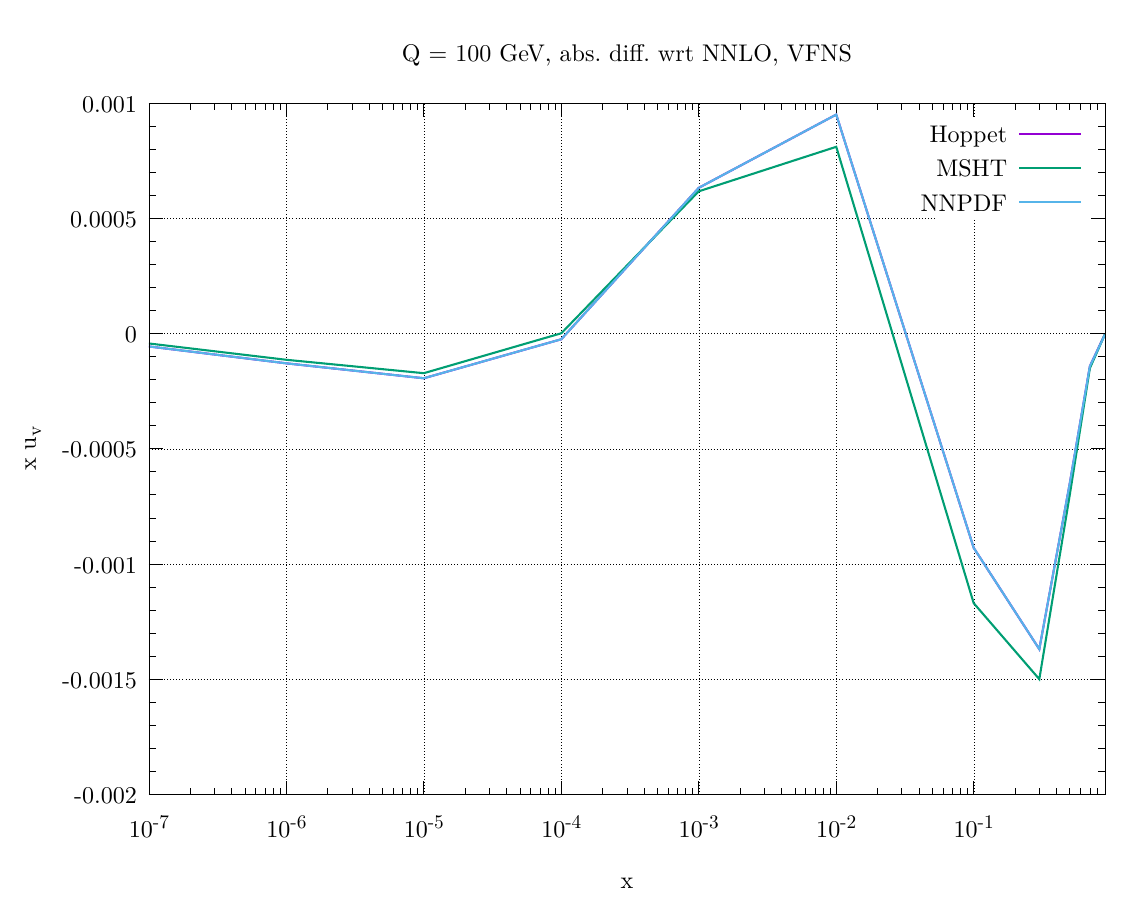

Generate this figure with gnuplot:
set terminal pdf enhanced font "Latin Modern Roman,26" size 29cm,23cm
set datafile fortran

set output 'nnpdf_vs_msht.pdf'
set macros

#linetype 1,  linecolor rgb "dark-violet"  linewidth 1.000 dashtype solid pointtype 1 pointsize default
#linetype 2,  linecolor rgb "#009e73"  linewidth 1.000 dashtype solid pointtype 2 pointsize default
#linetype 3,  linecolor rgb "#56b4e9"  linewidth 1.000 dashtype solid pointtype 3 pointsize default
#linetype 4,  linecolor rgb "#e69f00"  linewidth 1.000 dashtype solid pointtype 4 pointsize default
#linetype 5,  linecolor rgb "#f0e442"  linewidth 1.000 dashtype solid pointtype 5 pointsize default
#linetype 6,  linecolor rgb "#0072b2"  linewidth 1.000 dashtype solid pointtype 6 pointsize default
#linetype 7,  linecolor rgb "#e51e10"  linewidth 1.000 dashtype solid pointtype 7 pointsize default
#linetype 8,  linecolor rgb "black" 

nnpdf='n3lo-evolution-nnpdf.dat'
hoppet='n3lo-evolution-hoppet.dat'
msht='n3lo-evolution-msht.dat'
nnlo='nnlo-evolution-hoppet.dat'

all='<paste '.nnpdf.' '.msht.' '.hoppet.' '.nnlo

reset
set mxtics
set mytics
set grid
set log x
#set log y
set format x "10^{%T}"

set key top right

set title 'Q = 100 GeV, abs. diff. wrt NNLO, VFNS'
set ylabel 'x u_v'
set xlabel 'x'

plot all u 1:($20-$29) w l lw 3 title 'Hoppet',\
     all u 1:($11-$29) w l lw 3 title 'MSHT',\
     all u 1:($2-$29) w l lw 3 title 'NNPDF'

reset
set mxtics
set mytics
set grid
set log x
#set log y
set format x "10^{%T}"

set key top right

set title 'Q = 100 GeV, abs. diff. wrt NNLO, VFNS'
set ylabel 'x d_v'
set xlabel 'x'

plot all u 1:($21-$30) w l lw 3 title 'Hoppet',\
     all u 1:($12-$30) w l lw 3 title 'MSHT',\
     all u 1:($3-$30) w l lw 3 title 'NNPDF'

reset
set mxtics
set mytics
set grid
set log x
#set log y
set format x "10^{%T}"

set key top right

set title 'Q = 100 GeV, abs. diff. wrt NNLO, VFNS'
set ylabel 'x (dbar - ubar)'
set xlabel 'x'

plot all u 1:($22-$31) w l lw 3 title 'Hoppet',\
     all u 1:($13-$31) w l lw 3 title 'MSHT',\
     all u 1:($4-$31) w l lw 3 title 'NNPDF'

reset
set mxtics
set mytics
set grid
set log x
set log y
set format x "10^{%T}"

set key top right

set title 'Q = 100 GeV, abs. diff. wrt NNLO, VFNS'
set ylabel '|x 2(dbar + ubar)|'
set xlabel 'x'

plot all u 1:(abs($23-$32)) w l lw 3 title 'Hoppet',\
     all u 1:(abs($14-$32)) w l lw 3 title 'MSHT',\
     all u 1:(abs($5-$32)) w l lw 3 title 'NNPDF'

reset
set mxtics
set mytics
set grid
set log x
set log y
set format x "10^{%T}"

set key top right

set title 'Q = 100 GeV, abs. diff. wrt NNLO, VFNS'
set ylabel '|x (s + sbar)|'
set xlabel 'x'

plot all u 1:(abs($24-$33)) w l lw 3 title 'Hoppet',\
     all u 1:(abs($15-$33)) w l lw 3 title 'MSHT',\
     all u 1:(abs($6-$33)) w l lw 3 title 'NNPDF'

reset
set mxtics
set mytics
set grid
set log x
set log y
set format x "10^{%T}"

set key top right

set title 'Q = 100 GeV, abs. diff. wrt NNLO, VFNS'
set ylabel '|x (c + cbar)|'
set xlabel 'x'

plot all u 1:(abs($25-$34)) w l lw 3 title 'Hoppet',\
     all u 1:(abs($16-$34)) w l lw 3 title 'MSHT',\
     all u 1:(abs($7-$34)) w l lw 3 title 'NNPDF'

reset
set mxtics
set mytics
set grid
set log x
set log y
set format x "10^{%T}"

set key top right

set title 'Q = 100 GeV, abs. diff. wrt NNLO, VFNS'
set ylabel '|x (b + bbar)|'
set xlabel 'x'

plot all u 1:(abs($26-$35)) w l lw 3 title 'Hoppet',\
     all u 1:(abs($17-$35)) w l lw 3 title 'MSHT',\
     all u 1:(abs($8-$35)) w l lw 3 title 'NNPDF'

reset
set mxtics
set mytics
set grid
set log x
set log y
set format x "10^{%T}"

set key top right

set title 'Q = 100 GeV, abs. diff. wrt NNLO, VFNS'
set ylabel '|x g|'
set xlabel 'x'

plot all u 1:(abs($27-$36)) w l lw 3 title 'Hoppet',\
     all u 1:(abs($18-$36)) w l lw 3 title 'MSHT',\
     all u 1:(abs($9-$36)) w l lw 3 title 'NNPDF'

set output